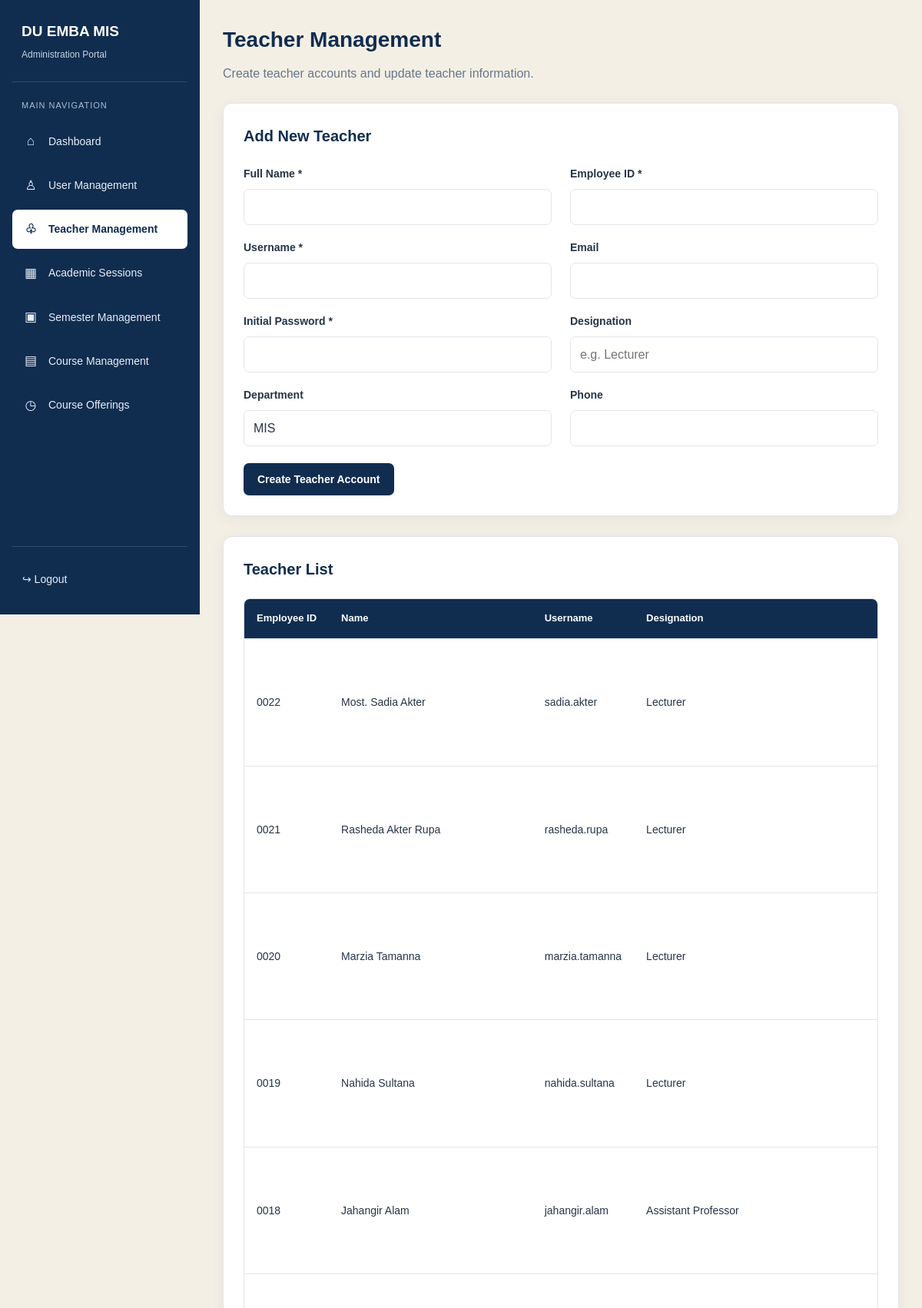
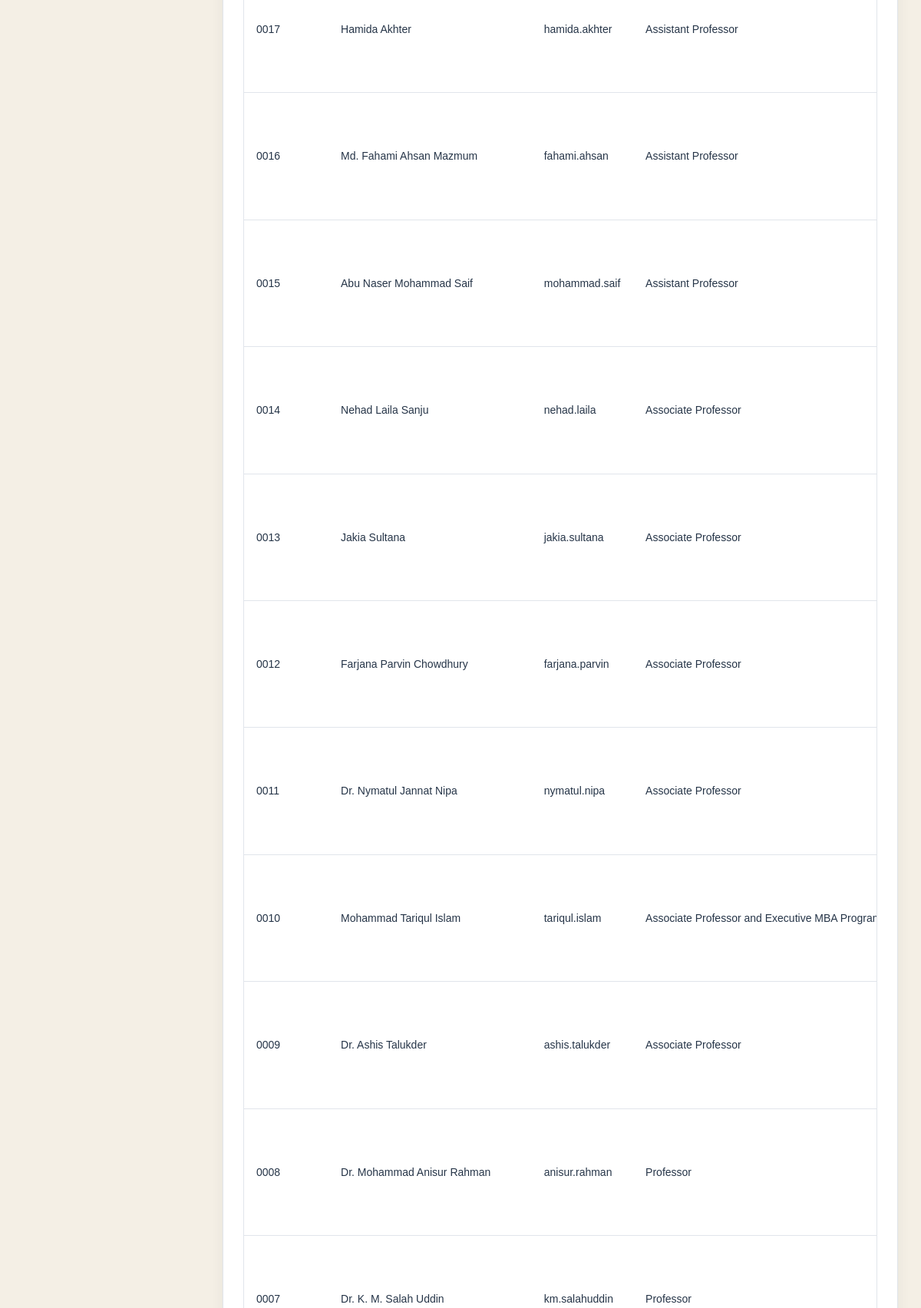
Screenshot of /admin/teachers.php (signed in, upper part) with the database file from the repository (2 pictures, top to bottom).
### tables this page shows
CREATE TABLE `teachers` (
  `id` int UNSIGNED NOT NULL,
  `user_id` int UNSIGNED NOT NULL,
  `employee_id` varchar(50) NOT NULL,
  `designation` varchar(100) DEFAULT NULL,
  `department` varchar(100) DEFAULT 'MIS',
  `phone` varchar(25) DEFAULT NULL
);

CREATE TABLE `users` (
  `id` int UNSIGNED NOT NULL,
  `full_name` varchar(150) NOT NULL,
  `username` varchar(60) NOT NULL,
  `email` varchar(150) DEFAULT NULL,
  `password_hash` varchar(255) NOT NULL,
  `role` enum('student','teacher','accounts','academic','admin') NOT NULL,
  `is_active` tinyint(1) NOT NULL DEFAULT '1',
  `last_login` datetime DEFAULT NULL,
  `created_at` timestamp NULL DEFAULT CURRENT_TIMESTAMP,
  `updated_at` timestamp NULL DEFAULT CURRENT_TIMESTAMP ON UPDATE CURRENT_TIMESTAMP
);

### includes/auth.php (called while the page is built, shortened)
<?php
function e(?string $value): string
{
    return htmlspecialchars(
        $value ?? '',
        ENT_QUOTES | ENT_SUBSTITUTE,
        'UTF-8'
    );
}

### admin/teachers.php (the view, shortened to what this page needs)
<?php
require_once __DIR__ . '/../includes/auth.php';
require_once __DIR__ . '/../includes/admin-header.php';
require_once __DIR__ . '/../config/database.php';
$sql = "
    SELECT
        t.id AS teacher_id,
        t.user_id,
        t.employee_id,
        t.designation,
        t.department,
        t.phone,
        u.full_name,
        u.username,
        u.email,
        u.is_active
    FROM teachers t
    INNER JOIN users u ON u.id = t.user_id
    WHERE u.role = 'teacher'
    ORDER BY t.id DESC
";
$result = $conn->query($sql);
require_once __DIR__ . '/../includes/admin-header.php';
?>
<div class="page-header">
    <div>
        <h1>Teacher Management</h1>
        <p>Create teacher accounts and update teacher information.</p>
    </div>
</div>
<section class="card">
    <h2>Add New Teacher</h2>
    <form method="POST" action="<?= BASE_URL ?>/admin/teachers.php">
        <div class="form-grid">
            <div class="form-group">
                <label for="full_name">Full Name *</label>
                <input type="text" id="full_name" name="full_name" required maxlength="150">
            </div>
            <div class="form-group">
                <label for="employee_id">Employee ID *</label>
                <input type="text" id="employee_id" name="employee_id" required maxlength="50">
            </div>
            <div class="form-group">
                <label for="username">Username *</label>
                <input type="text" id="username" name="username" required maxlength="100">
            </div>
            <div class="form-group">
                <label for="email">Email</label>
                <input type="email" id="email" name="email" maxlength="150">
            </div>
            <div class="form-group">
                <label for="password">Initial Password *</label>
                <input type="password" id="password" name="password" required minlength="8" autocomplete="new-password">
            </div>
            <div class="form-group">
                <label for="designation">Designation</label>
                <input type="text" id="designation" name="designation" maxlength="100" placeholder="e.g. Lecturer">
            </div>
            <div class="form-group">
                <label for="department">Department</label>
                <input type="text" id="department" name="department" value="MIS" maxlength="100">
            </div>
            <div class="form-group">
                <label for="phone">Phone</label>
                <input type="text" id="phone" name="phone" maxlength="25">
            </div>
        </div>
        <button type="submit" class="btn btn-primary">
            Create Teacher Account
        </button>
    </form>
</section>
<section class="card">
    <h2>Teacher List</h2>
    <div class="table-responsive">
        <table>
            <thead>
                <tr>
                    <th>Employee ID</th>
                    <th>Name</th>
                    <th>Username</th>
                    <th>Designation</th>
                </tr>
            </thead>
            <tbody>
                <?php if ($result && $result->num_rows > 0): ?>
                <?php while ($teacher = $result->fetch_assoc()): ?>
                <tr>
                    <td><?= e($teacher['employee_id']) ?></td>
                    <td><?= e($teacher['full_name']) ?></td>
                    <td><?= e($teacher['username']) ?></td>
                    <td><?= e($teacher['designation'] ?? '') ?></td>
                </tr>
                <?php endwhile; ?>
                <?php else: ?>
                <tr>
                    <td colspan="8">No teachers found. Add the first teacher above.</td>
                </tr>
                <?php endif; ?>
            </tbody>
        </table>
    </div>
</section>

### assets/css/style.css (style rules this page uses)
:root { --navy: #102d50; --navy-light: #1c456e; --beige: #f4efe5; --white: #ffffff; --text: #263548; --muted: #687789; --border: #e1e5eb; --danger-bg: #fff0ed; --danger-text: #a52d20; }
* { box-sizing: border-box; }
body { margin: 0; font-family: Arial, Helvetica, sans-serif; background: var(--beige); color: var(--text); line-height: 1.6; }
label { display: block; font-weight: 600; margin: 16px 0 6px; }
input { width: 100%; padding: 12px; border: 1px solid var(--border); border-radius: 7px; font-size: 15px; }
button, .btn-primary { display: block; width: 100%; margin-top: 22px; padding: 13px; border: 0; border-radius: 7px; background: var(--navy); color: white; font-weight: bold; font-size: 15px; cursor: pointer; text-align: center; text-decoration: none; }
.page-header { max-width: 1100px; margin: 0 auto 24px; }
.page-header h1 { margin: 0; color: var(--navy); font-size: 28px; }
.page-header p { margin: 6px 0 0; color: var(--muted); }
.card { max-width: 1100px; margin: 0 auto 24px; padding: 24px; background: var(--white); border: 1px solid var(--border); border-radius: 12px; box-shadow: 0 4px 16px rgba(16, 45, 80, 0.05); }
.card h2 { margin: 0 0 20px; color: var(--navy); font-size: 20px; }
.form-grid { display: grid; grid-template-columns: repeat(2, minmax(0, 1fr)); gap: 8px 22px; }
.form-group { min-width: 0; }
.form-group label { margin-top: 10px; }
.form-group input { width: 100%; background: #fff; }
.card button, .card .btn { display: inline-block; width: auto; margin-top: 16px; padding: 10px 16px; border: 0; border-radius: 7px; cursor: pointer; font-size: 14px; text-decoration: none; }
.btn-primary { background: var(--navy); color: var(--white); }
.table-responsive { width: 100%; overflow-x: auto; }
.table-responsive table { width: 100%; border-collapse: collapse; white-space: nowrap; }
.table-responsive th { background: var(--navy); color: var(--white); text-align: left; font-weight: 600; }
.table-responsive th, .table-responsive td { padding: 13px 14px; border-bottom: 1px solid var(--border); }
.page-header { max-width: 100%; margin: 0 0 26px; }
.page-header h1 { margin: 0 0 8px; color: var(--navy); font-size: 28px; font-weight: 700; }
.page-header p { margin: 0; color: var(--muted); line-height: 1.6; }
.card { width: 100%; max-width: 100%; margin: 0 0 26px; padding: 26px; box-sizing: border-box; background: var(--white); border: 1px solid var(--border); border-radius: 12px; box-shadow: 0 4px 18px rgba(16, 45, 80, 0.06); }
.card h2 { margin: 0 0 22px; color: var(--navy); font-size: 20px; }
.form-grid { display: grid; grid-template-columns: repeat(2, minmax(0, 1fr)); gap: 18px 24px; }
.form-group label { display: block; margin: 0 0 8px; color: var(--text); font-size: 14px; font-weight: 600; }
.form-group input, .form-group select { display: block; width: 100%; min-height: 44px; padding: 10px 12px; box-sizing: border-box; border: 1px solid var(--border); border-radius: 7px; background: #fff; color: var(--text); font: inherit; }
.card button, .card .btn { display: inline-flex; align-items: center; justify-content: center; width: auto; min-height: 42px; margin-top: 22px; padding: 10px 18px; border: none; border-radius: 7px; font-size: 14px; font-weight: 600; text-decoration: none; cursor: pointer; }
.card .btn-primary { background: var(--navy); color: #fff; }
.table-responsive { width: 100%; overflow-x: auto; border: 1px solid var(--border); border-radius: 8px; }
.table-responsive table { width: 100%; border-collapse: collapse; white-space: nowrap; background: #fff; }
.table-responsive th { padding: 15px 16px; background: var(--navy); color: #fff; text-align: left; font-size: 13px; font-weight: 600; }
.table-responsive td { padding: 14px 16px; border-bottom: 1px solid var(--border); color: var(--text); font-size: 14px; vertical-align: middle; }
.admin-content .page-header { width: 100%; max-width: none; margin: 0 0 26px; }
.admin-content .card, .admin-content .alert-success, .admin-content .alert-danger { width: 100%; max-width: none; box-sizing: border-box; }
.admin-content .card button, .admin-content .card .btn { width: auto; }
.admin-content .table-responsive { width: 100%; max-width: 100%; overflow-x: auto; }

### rows the page displays
teachers: employee "0022", user.full_name "Most. Sadia Akter", user.username "sadia.akter", designation "Lecturer"
teachers: employee "0021", user.full_name "Rasheda Akter Rupa", user.username "rasheda.rupa", designation "Lecturer"
teachers: employee "0020", user.full_name "Marzia Tamanna", user.username "marzia.tamanna", designation "Lecturer"
teachers: employee "0019", user.full_name "Nahida Sultana", user.username "nahida.sultana", designation "Lecturer"
teachers: employee "0018", user.full_name "Jahangir Alam", user.username "jahangir.alam", designation "Assistant Professor"
teachers: employee "0017", user.full_name "Hamida Akhter", user.username "hamida.akhter", designation "Assistant Professor"
teachers: employee "0016", user.full_name "Md. Fahami Ahsan Mazmum", user.username "fahami.ahsan", designation "Assistant Professor"
teachers: employee "0015", user.full_name "Abu Naser Mohammad Saif", user.username "mohammad.saif", designation "Assistant Professor"
teachers: employee "0014", user.full_name "Nehad Laila Sanju", user.username "nehad.laila", designation "Associate Professor"
teachers: employee "0013", user.full_name "Jakia Sultana", user.username "jakia.sultana", designation "Associate Professor"
teachers: employee "0012", user.full_name "Farjana Parvin Chowdhury", user.username "farjana.parvin", designation "Associate Professor"
teachers: employee "0011", user.full_name "Dr. Nymatul Jannat Nipa", user.username "nymatul.nipa", designation "Associate Professor"
teachers: employee "0010", user.full_name "Mohammad Tariqul Islam", user.username "tariqul.islam", designation "Associate Professor and Executive MBA…"
teachers: employee "0009", user.full_name "Dr. Ashis Talukder", user.username "ashis.talukder", designation "Associate Professor"
teachers: employee "0008", user.full_name "Dr. Mohammad Anisur Rahman", user.username "anisur.rahman", designation "Professor"
teachers: employee "0007", user.full_name "Dr. K. M. Salah Uddin", user.username "km.salahuddin", designation "Professor"

### other values shown
$item['icon'] "⌂"
$item['label'] "Dashboard"
$item['icon'] "♙"
$item['label'] "User Management"
$item['icon'] "♧"
$item['label'] "Teacher Management"
$item['icon'] "▦"
$item['label'] "Academic Sessions"
$item['icon'] "▣"
$item['label'] "Semester Management"
$item['icon'] "▤"
$item['label'] "Course Management"
$item['icon'] "◷"
$item['label'] "Course Offerings"
